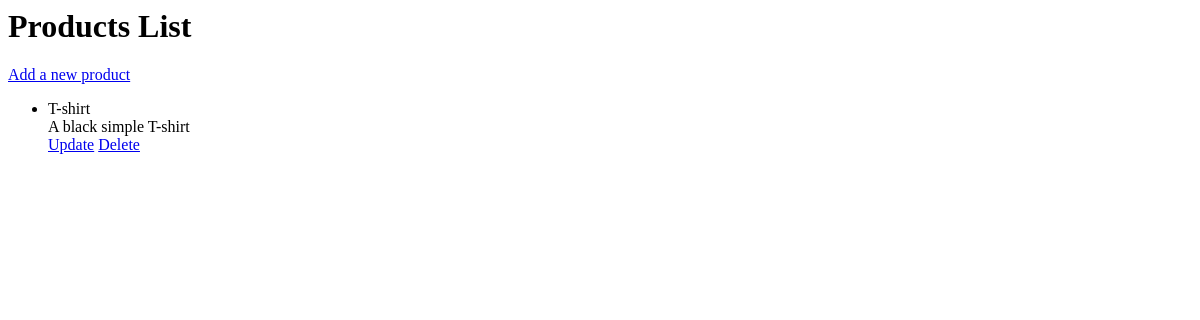
/, run on an earlier commit of the app's database.
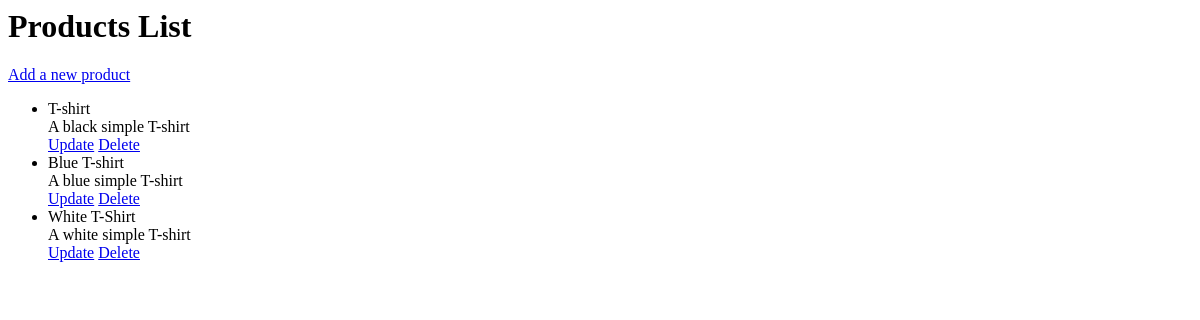
And on a later commit of the database.
### products/models.py (models this page shows)
class Product(models.Model):
    name =  models.CharField(max_length=200)
    description = models.CharField(max_length=200)

### products/views.py (the view)
# urls.py: path("", views.list_products, name="list_products"),
def list_products(request):
    all_products = Product.objects.all()
    return render(request, "products/list_products.html", {'all_products':all_products})

### products/templates/products/list_products.html
<h1>Products List</h1>
<a href="{% url 'create_product' %}">Add a new product</a>
<ul>
    {% for product in all_products %}
    <li>
        {{product.name}}
        <div>{{product.description}}</div>
        <a href="{% url 'update_product' product.id %}">Update</a>
        <a href="{% url 'delete_product' product.id %}">Delete</a>
    </li>
    {% endfor %}
</ul>

What changed in the data, as far as the page shows it:
added Product: name "Blue T-shirt", description "A blue simple T-shirt"
added Product: name "White T-Shirt", description "A white simple T-shirt"
